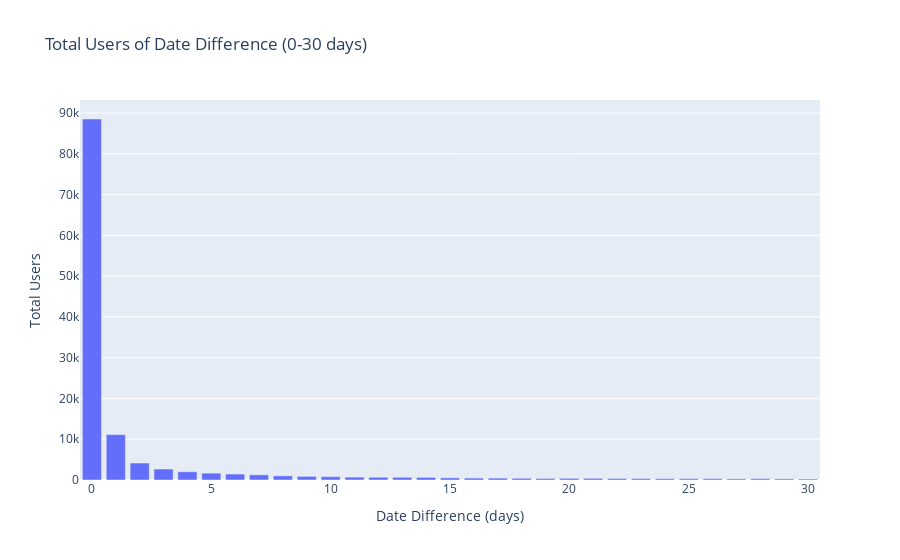

Source (notebook cell):
### Code cell
#import plotly.express as px

# Filter to only show date_diff from 0 to 30 days
filtered_df = df[df['date_diff'].between(0, 30)]

# Calculate the count (frequency) of each date_diff value (0-30)
date_diff_count = filtered_df['date_diff'].value_counts().sort_index()
count_df = date_diff_count.reset_index()
count_df.columns = ['date_diff', 'count']

# Plot count of date_diff using plotly
fig = px.bar(count_df, x="date_diff", y="count", title="Total Users of Date Difference (0-30 days)")
fig.update_layout(xaxis_title="Date Difference (days)", yaxis_title="Total Users")
fig.show()

### Figure 1 — Plotly figure (JSON) as saved in the notebook; plotly's stock layout.template omitted (floating-point values rounded to 4 significant figures)
{"data": [{"hovertemplate": "date_diff=%{x}<br>count=%{y}<extra></extra>", "legendgroup": "", "marker": {"color": "#636efa", "pattern": {"shape": ""}}, "name": "", "orientation": "v", "showlegend": false, "textposition": "auto", "type": "bar", "x": [0, 1, 2, 3, 4, 5, 6, 7, 8, 9, 10, 11, 12, 13, 14, 15, 16, 17, 18, 19, 20, 21, 22, 23, 24, 25, 26, 27, 28, 29, 30], "xaxis": "x", "y": [88555, 11136, 4163, 2690, 2023, 1684, 1459, 1269, 1019, 889, 811, 704, 675, 665, 630, 529, 470, 464, 431, 376, 408, 410, 374, 350, 326, 335, 324, 272, 341, 273, 245], "yaxis": "y"}], "layout": {"barmode": "relative", "legend": {"tracegroupgap": 0}, "title": {"text": "Total Users of Date Difference (0-30 days)"}, "xaxis": {"anchor": "y", "domain": [0, 1], "title": {"text": "Date Difference (days)"}}, "yaxis": {"anchor": "x", "domain": [0, 1], "title": {"text": "Total Users"}}}}
